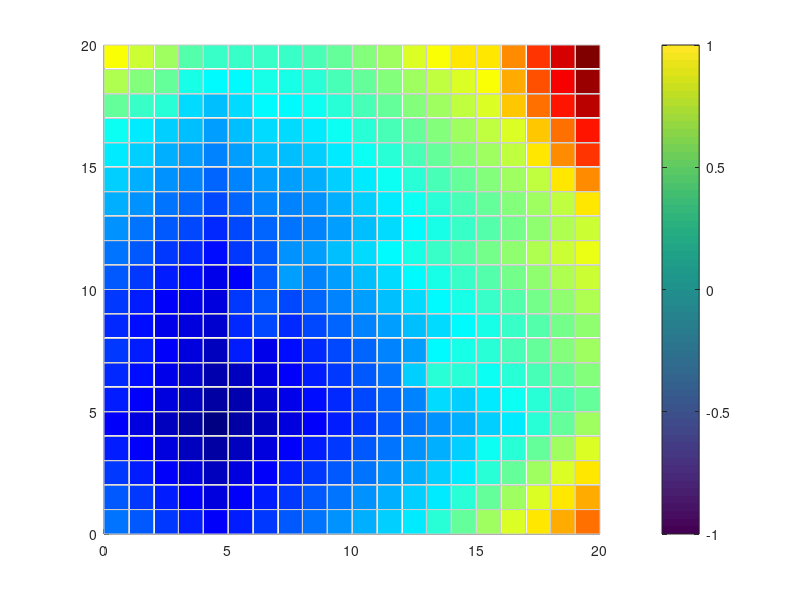

Recreate this plot in MATLAB. (Note: this script raises an error after producing the figure.)
% MATLAB Script: calculate_grid_distances.m
% This script calculates the minimum cost to reach every cell in the terrain grid
% from a specified start point, using Dijkstra's algorithm.
% Movement is restricted to 4-directional (no diagonals).

fprintf('Starting grid distance calculation...\n');

% --- 1. Load the generated terrain data ---
% Make sure 'terrain_data.mat' exists from running terrain_abstraction_main.m
load('terrain_data.mat');

fprintf('Loaded terrain data. Grid size: %d\n', gridSize);

% --- 2. Define Start Point ---
% For now, hardcode. This will be made interactive later.
startRow = 5;
startCol = 5;

% Validate start point
if startRow < 1 || startRow > gridSize || startCol < 1 || startCol > gridSize
    error('Start point (%d, %d) is out of grid bounds.', startRow, startCol);
end

% Get the terrain cost of the start cell
startCellTerrainCost = terrainTypes{terrainGrid(startRow, startCol)}.cost;
if isinf(startCellTerrainCost)
    error('Start point is on impassable terrain. Cannot calculate distances.');
end

fprintf('Calculating distances from start point: (%d, %d)\n', startRow, startCol);

% --- 3. Initialize Dijkstra's Algorithm Data Structures ---
% distances: Stores the minimum cost from the start point to each cell
% Initialize all distances to infinity, except the start point
distances = ones(gridSize, gridSize) * inf;
distances(startRow, startCol) = 0;

% visited: Tracks which cells have been finalized (their minimum distance is known)
visited = false(gridSize, gridSize);

% priorityQueue: A simple way to manage cells to visit, ordered by current minimum distance
% In a real-world scenario, you'd use a min-priority queue data structure.
% For simplicity here, we'll iterate and find the unvisited node with min distance.

% Directions for 4-directional movement (up, down, left, right)
dr = [-1, 1, 0, 0];
dc = [0, 0, -1, 1];

numCells = gridSize * gridSize;
cellsProcessed = 0;

% Main Dijkstra's loop
while cellsProcessed < numCells
    minDist = inf;
    u_r = -1; % Row of the unvisited cell with the minimum distance
    u_c = -1; % Column of the unvisited cell with the minimum distance

    % Find the unvisited cell with the smallest distance
    for r = 1:gridSize
        for c = 1:gridSize
            if ~visited(r, c) && distances(r, c) < minDist
                minDist = distances(r, c);
                u_r = r;
                u_c = c;
            end
        end
    end

    % If no unvisited cell is reachable (minDist is still inf), break
    if u_r == -1
        break;
    end

    % Mark the current cell as visited
    visited(u_r, u_c) = true;
    cellsProcessed = cellsProcessed + 1;

    % Explore neighbors
    for k = 1:length(dr)
        v_r = u_r + dr(k);
        v_c = u_c + dc(k);

        % Check if neighbor is within grid bounds
        if v_r >= 1 && v_r <= gridSize && v_c >= 1 && v_c <= gridSize
            % Get terrain cost of the neighbor cell
            neighborTerrainCost = terrainTypes{terrainGrid(v_r, v_c)}.cost;

            % Only consider if neighbor is not visited and is traversable
            if ~visited(v_r, v_c) && ~isinf(neighborTerrainCost)
                % The cost to move to a neighbor is the neighbor's terrain cost.
                % This is a common way to model it: cost to ENTER the cell.
                cost_to_neighbor = neighborTerrainCost;

                % If the current path to neighbor is shorter, update it
                if distances(u_r, u_c) + cost_to_neighbor < distances(v_r, v_c)
                    distances(v_r, v_c) = distances(u_r, u_c) + cost_to_neighbor;
                end
            end
        end
    end
end

fprintf('Finished calculating distances.\n');

% --- 4. Visualization of Distances ---
figure('Name', 'Grid Distances from Start Point', 'NumberTitle', 'off', 'Color', [0.95 0.95 0.95]);
ax = gca; % Get current axes handle
hold on;

% Use a colormap for visualization
% We'll normalize distances for color mapping, ignoring Inf values
finiteDistances = distances(~isinf(distances));
if isempty(finiteDistances)
    warning('No reachable cells from the start point.');
    % Just plot terrain as fallback
    for i = 1:gridSize
        for j = 1:gridSize
            currentTerrainIndex = terrainGrid(i, j);
            currentColor = terrainTypes{currentTerrainIndex}.color;
            rectangle('Position', [j-1, i-1, 1, 1], ...
                      'FaceColor', currentColor, ...
                      'EdgeColor', [0.8 0.8 0.8], ...
                      'LineWidth', 0.1);
        end
    end
    title('Grid Distances (No reachable cells)');
else
    maxFiniteDist = max(finiteDistances);
    minFiniteDist = min(finiteDistances);
    
    % Generate the colormap array
    numColors = 256; % Standard number of colors for colormaps
    my_colormap = jet(numColors); % Get 'jet' colormap with 256 colors
    
    for i = 1:gridSize
        for j = 1:gridSize
            if isinf(distances(i, j))
                % Impassable or unreachable cells
                currentColor = [0.7 0.7 0.7]; % Grey for unreachable/impassable
            else
                % Normalize distance to [0, 1] for colormap mapping
                normalizedDist = (distances(i, j) - minFiniteDist) / (maxFiniteDist - minFiniteDist + eps); % Add eps to avoid division by zero if all distances are same
                
                % Map normalizedDist to an index in the colormap array
                color_index = max(1, min(numColors, round(normalizedDist * (numColors - 1)) + 1));
                currentColor = my_colormap(color_index, :);
            end
            
            rectangle('Position', [j-1, i-1, 1, 1], ...
                      'FaceColor', currentColor, ...
                      'EdgeColor', [0.8 0.8 0.8], ...
                      'LineWidth', 0.1);
            
            % Optionally, display the distance value on the cell
            % text(j - 0.5, i - 0.5, sprintf('%.1f', distances(i, j)), ...
            %      'HorizontalAlignment', 'center', 'VerticalAlignment', 'middle', ...
            %      'FontSize', 6, 'Color', 'k');
        end
    end
    
    % Add a color bar to show the distance scale
    colorbar('Ticks', linspace(0, 1, 5), ...
             'TickLabels', arrayfun(@(x) sprintf('%.1f', x), linspace(minFiniteDist, maxFiniteDist, 5), 'UniformOutput', false), ...
             'Label', 'Cost from Start Point');

    title(sprintf('Grid Distances from Start Point (%d, %d)', startRow, startCol));
end

% Plot the start point
plot(startCol - 0.5, startRow - 0.5, 'p', 'MarkerFaceColor', 'y', 'MarkerEdgeColor', 'k', 'MarkerSize', 15);
text(startCol - 0.5, startRow - 0.5, 'S', 'HorizontalAlignment', 'center', 'VerticalAlignment', 'middle', ...
     'FontSize', 10, 'Color', 'k', 'FontWeight', 'bold');


axis equal;
xlim([0, gridSize]);
ylim([0, gridSize]);
set(gca, 'YDir', 'normal');
set(gca, 'XTick', 0:gridSize, 'YTick', 0:gridSize);
grid on;
box on;
xlabel('X-coordinate');
ylabel('Y-coordinate');

hold off;
fprintf('Distance calculation and visualization complete.\n');